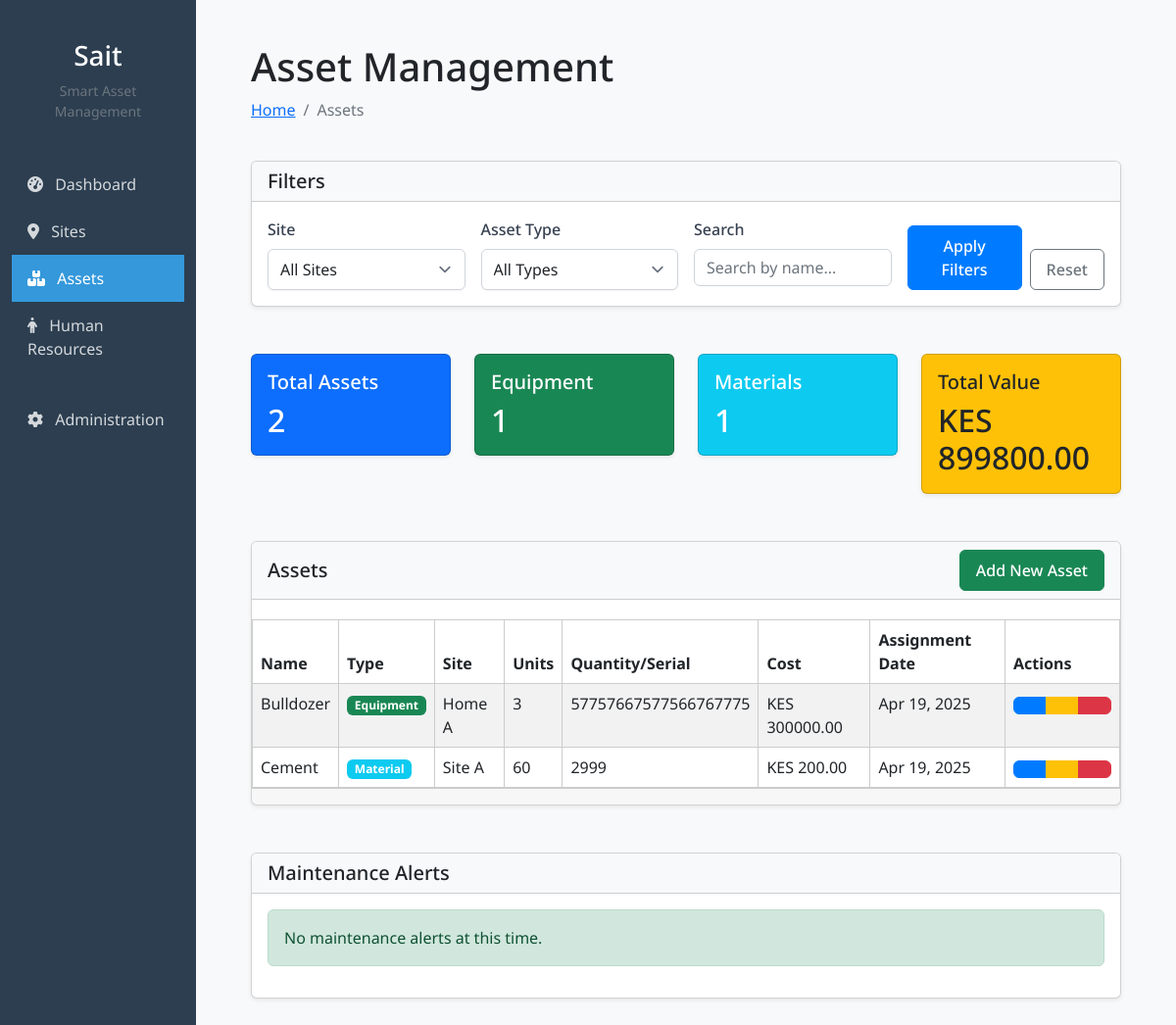
The app's page /assets/ (signed in), older data.
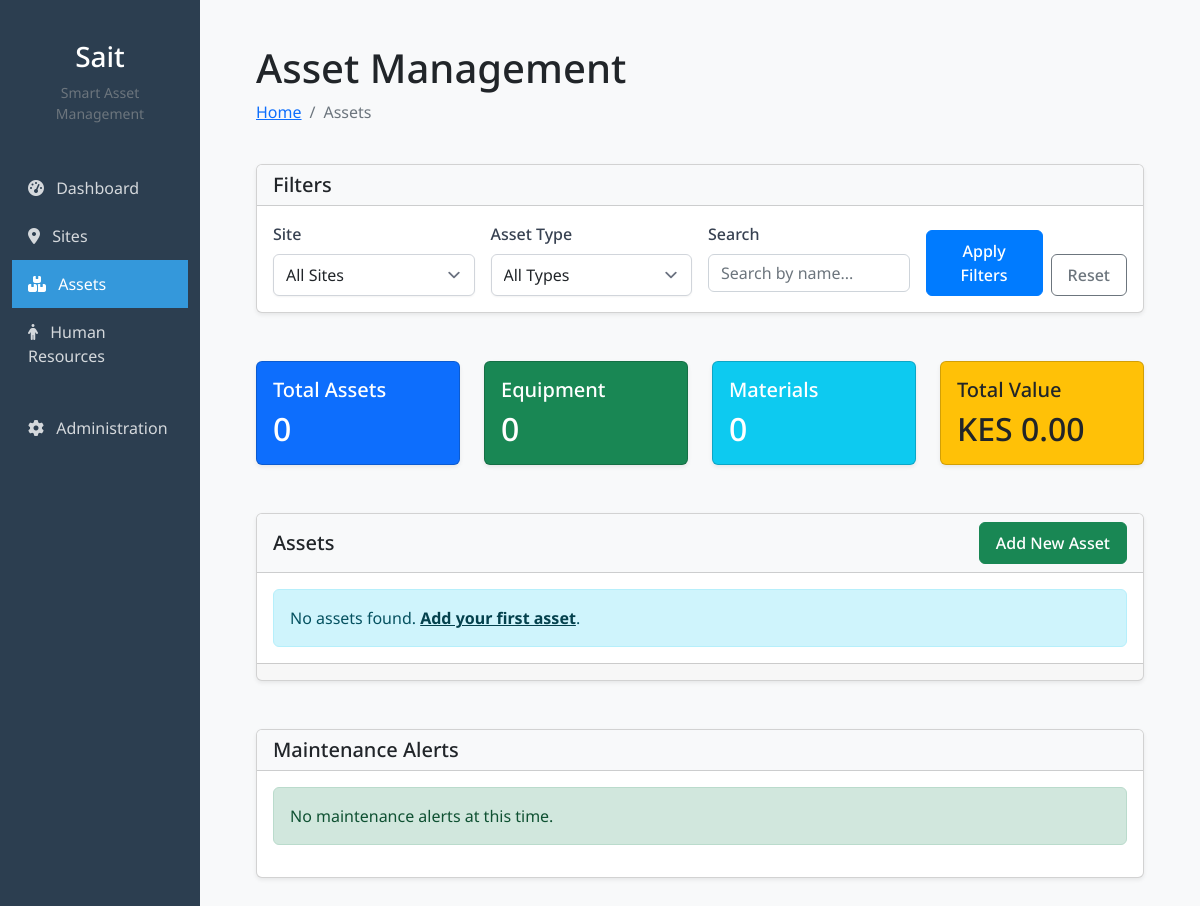
The same page, newer data.
### foreman/models.py (models this page shows, shortened)
class Asset(models.Model):
    asset_types = [
        ('equipment', 'Equipment'),
        ('material', 'Material'),
    ]
    site = models.ForeignKey(Site, on_delete=models.CASCADE, related_name='assets')
    name = models.CharField(max_length=100)
    type = models.CharField(max_length=100, choices=asset_types, default='equipment')
    units = models.CharField(max_length=100)
    serial_number = models.CharField(max_length=50, blank=True, null=True)  # equipment
    quantity_in_stock = models.IntegerField(default=0)  # material
    cost_per_unit = models.DecimalField(max_digits=10, decimal_places=2)
    maintenance_date = models.DateField(blank=True, null=True)
    assignment_date = models.DateField()
    discription = models.TextField(blank=True)
    owner = models.ForeignKey(User, on_delete=models.CASCADE, related_name='assets',null=True, blank=True)

class Site(models.Model):
    name = models.CharField(max_length=100)
    location = models.CharField(max_length=100)
    start_date = models.DateField()
    end_date = models.DateField()
    owner = models.ForeignKey(User, on_delete=models.CASCADE, related_name='sites',null=True, blank=True)

### foreman/views.py (the view)
# urls.py: path('assets/', views.asset_list, name='asset_management'),
def asset_list(request):
    sites = Site.objects.filter(owner=request.user)
    asset_types = Asset.asset_types
    assets_queryset = Asset.objects.select_related('site').all()
    site_id = request.GET.get('site', '')
    asset_type = request.GET.get('type', '')
    search = request.GET.get('search', '')
    if site_id:
        assets_queryset = assets_queryset.filter(site_id=site_id)
    if asset_type:
        assets_queryset = assets_queryset.filter(type=asset_type)
    if search:
        assets_queryset = assets_queryset.filter(
            Q(name__icontains=search) |
            Q(serial_number__icontains=search) |
            Q(discription__icontains=search)
        )
    total_assets = assets_queryset.count()
    equipment_count = assets_queryset.filter(type='equipment').count()
    material_count = assets_queryset.filter(type='material').count()
    equipment_value = assets_queryset.filter(type='equipment').aggregate(
        value=Sum('cost_per_unit'))['value'] or 0
    material_value = assets_queryset.filter(type='material').aggregate(
        value=Sum(F('cost_per_unit') * F('quantity_in_stock')))['value'] or 0
    total_value = equipment_value + material_value
    today = timezone.now().date()
    next_month = today + timezone.timedelta(days=30)
    maintenance_due_assets = assets_queryset.filter(
        maintenance_date__isnull=False,
        maintenance_date__lte=next_month
    ).order_by('maintenance_date')
    paginator = Paginator(assets_queryset, 10)  # Show 10 assets per page
    page_number = request.GET.get('page')
    assets = paginator.get_page(page_number)
    context = {
        'assets': assets,
        'sites': sites,
        'asset_types': asset_types,
        'total_assets': total_assets,
        'equipment_count': equipment_count,
        'material_count': material_count,
        'total_value': total_value,
        'maintenance_due_assets': maintenance_due_assets,
        'today': today,
    }
    return render(request, 'asset_management.html', context)

### foreman/templates/asset_management.html (shortened to what this page needs)
{% extends '_base.html' %}
{% load static %}
{% block content %}
<div class="container my-4">
    <div class="row mb-4">
        <div class="col-12">
            <h1>Asset Management</h1>
            <nav aria-label="breadcrumb">
                <ol class="breadcrumb">
                    <li class="breadcrumb-item"><a href="{% url 'home' %}">Home</a></li>
                    <li class="breadcrumb-item active" aria-current="page">Assets</li>
                </ol>
            </nav>
        </div>
    </div>
    <div class="row mb-4">
        <div class="col-12">
            <div class="card">
                <div class="card-header bg-light">
                    <h5 class="mb-0">Filters</h5>
                </div>
                <div class="card-body">
                    <form method="get" class="row g-3">
                        <div class="col-md-3">
                            <label for="site" class="form-label">Site</label>
                            <select name="site" id="site" class="form-select">
                                <option value="">All Sites</option>
                            </select>
                        </div>
                        <div class="col-md-3">
                            <label for="type" class="form-label">Asset Type</label>
                            <select name="type" id="type" class="form-select">
                                <option value="">All Types</option>
                            </select>
                        </div>
                        <div class="col-md-3">
                            <label for="search" class="form-label">Search</label>
                            <input type="text" class="form-control" id="search" name="search" value="{{ request.GET.search|default:'' }}" placeholder="Search by name...">
                        </div>
                        <div class="col-md-3 d-flex align-items-end">
                            <button type="submit" class="btn btn-primary me-2">Apply Filters</button>
                            <a href="{% url 'asset_management' %}" class="btn btn-outline-secondary">Reset</a>
                        </div>
                    </form>
                </div>
            </div>
        </div>
    </div>
    <div class="row mb-4">
        <div class="col-md-3">
            <div class="card bg-primary text-white">
                <div class="card-body">
                    <h5 class="card-title">Total Assets</h5>
                    <h2 class="mb-0">{{ total_assets }}</h2>
                </div>
            </div>
        </div>
        <div class="col-md-3">
            <div class="card bg-success text-white">
                <div class="card-body">
                    <h5 class="card-title">Equipment</h5>
                    <h2 class="mb-0">{{ equipment_count }}</h2>
                </div>
            </div>
        </div>
        <div class="col-md-3">
            <div class="card bg-info text-white">
                <div class="card-body">
                    <h5 class="card-title">Materials</h5>
                    <h2 class="mb-0">{{ material_count }}</h2>
                </div>
            </div>
        </div>
        <div class="col-md-3">
            <div class="card bg-warning text-dark">
                <div class="card-body">
                    <h5 class="card-title">Total Value</h5>
                    <h2 class="mb-0">KES {{ total_value|floatformat:2 }}</h2>
                </div>
            </div>
        </div>
    </div>
    <div class="row">
        <div class="col-12">
            <div class="card">
                <div class="card-header bg-light d-flex justify-content-between align-items-center">
                    <h5 class="mb-0">Assets</h5>
                    <a href="{% url 'asset_create' %}" class="btn btn-success">
                         Add New Asset
                    </a>
                </div>
                <div class="card-body p-0">
                    {% if assets %}
                        <div class="table-responsive">
                            <table class="table table-hover table-striped mb-0">
                                <thead>
                                    <tr>
                                        <th>Name</th>
                                        <th>Type</th>
                                        <th>Site</th>
                                        <th>Units</th>
                                        <th>Quantity/Serial</th>
                                        <th>Cost</th>
                                        <th>Assignment Date</th>
                                        <th>Actions</th>
                                    </tr>
                                </thead>
                                <tbody>
                                    {% for asset in assets %}
                                    <tr>
                                        <td>{{ asset.name }}</td>
                                        <td>
                                            {% if asset.type == 'equipment' %}
                                                <span class="badge bg-success">Equipment</span>
                                            {% else %}
                                                <span class="badge bg-info">Material</span>
                                            {% endif %}
                                        </td>
                                        <td>{{ asset.site.name }}</td>
                                        <td>{{ asset.units }}</td>
                                        <td>
                                            {% if asset.type == 'equipment' %}
                                                {{ asset.serial_number|default:"N/A" }}
                                            {% else %}
                                                {{ asset.quantity_in_stock }}
                                            {% endif %}
                                        </td>
                                        <td>KES {{ asset.cost_per_unit|floatformat:2 }}</td>
                                        <td>{{ asset.assignment_date|date:"M d, Y" }}</td>
                                        <td>
                                            <div class="btn-group" role="group">
                                                <a href="{% url 'asset_detail' asset.id %}" class="btn btn-sm btn-primary">
                                                </a>
                                                <a href="{% url 'asset_update' asset.id %}" class="btn btn-sm btn-warning">
                                                </a>
                                                <button type="button" class="btn btn-sm btn-danger" data-bs-toggle="modal" data-bs-target="#deleteModal{{ asset.id }}">
                                                </button>
                                            </div>
                                        </td>
                                    </tr>
                                    {% endfor %}
                                </tbody>
                            </table>
                        </div>
                    {% else %}
                        <div class="alert alert-info m-3">
                            No assets found. <a href="{% url 'asset_create' %}" class="alert-link">Add your first asset</a>.
                        </div>
                    {% endif %}
                </div>
                <div class="card-footer">
                </div>
            </div>
        </div>
    </div>
    <div class="row mt-4">
        <div class="col-12">
            <div class="card">
                <div class="card-header bg-light">
                    <h5 class="mb-0">Maintenance Alerts</h5>
                </div>
                <div class="card-body">
                    {% if maintenance_due_assets %}
                        <div class="table-responsive">
                            <table class="table table-sm">
                                <thead>
                                    <tr>
                                        <th>Asset</th>
                                        <th>Site</th>
                                        <th>Maintenance Date</th>
                                        <th>Action</th>
                                    </tr>
                                </thead>
                                <tbody>
                                    {% for asset in maintenance_due_assets %}
                                    <tr {% if asset.maintenance_date|date:"Y-m-d" < today|date:"Y-m-d" %}class="table-danger"{% else %}class="table-warning"{% endif %}>
                                        <td>{{ asset.name }}</td>
                                        <td>{{ asset.site.name }}</td>
                                        <td>{{ asset.maintenance_date|date:"M d, Y" }}</td>
                                        <td>
                                            <a href="{% url 'asset_maintenance' asset.id %}" class="btn btn-sm btn-primary">Schedule Maintenance</a>
                                        </td>
                                    </tr>
                                    {% endfor %}
                                </tbody>
                            </table>
                        </div>
                    {% else %}
                        <div class="alert alert-success">
                            No maintenance alerts at this time.
                        </div>
                    {% endif %}
                </div>
            </div>
        </div>
    </div>
</div>
{% endblock %}

### foreman/templates/_base.html (shortened to what this page needs)
<!DOCTYPE html>
<html lang="en">
<head>
    {% load static %}
    <link href="https://cdn.jsdelivr.net/npm/bootstrap@5.2.3/dist/css/bootstrap.min.css" rel="stylesheet">
    <link rel="stylesheet" href="https://cdnjs.cloudflare.com/ajax/libs/font-awesome/6.4.0/css/all.min.css">
    <link href="{% static "style.css" %}" rel="stylesheet">
</head>
<body>
    <div class="container-fluid">
        <div class="row">
            <nav class="col-md-3 col-lg-2 d-md-block sidebar collapse">
                <div class="position-sticky pt-3">
                    <div class="px-3 py-4">
                        <h3 class="text-center">Sait</h3>
                        <p class="text-center text-muted small">Smart Asset Management</p>
                    </div>
                    <ul class="nav flex-column">
                        <li class="nav-item">
                            <a class="nav-link  {% if '/dashboard/' in request.path %}active{% endif %} " href="{% url 'dashboard' %}">
                                <i class="fas fa-tachometer-alt"></i> Dashboard
                            </a>
                        </li>
                        <li class="nav-item">
                            <a class="nav-link {% if '/sites/' in request.path %}active{% endif %}" href="{% url "site_list" %}">
                                <i class="fas fa-map-marker-alt"></i> Sites
                            </a>
                        </li>
                        <li class="nav-item">
                            <a class="nav-link {% if '/assets/' in request.path %}active{% endif %}" href="{% url "asset_management" %}">
                                <i class="fas fa-boxes"></i> Assets
                            </a>
                        </li>
                        <li class="nav-item">
                            <a class="nav-link {% if '/human-resources/' in request.path %}active{% endif %}" href="{% url "human_resource_list" %}">
                                <i class="fas fa-person"></i> Human Resources
                            </a>
                        </li>
                        <li class="nav-item mt-4">
                            <a class="nav-link" href="{% url 'admin:index' %}">
                                <i class="fas fa-cog"></i> Administration
                            </a>
                        </li>
                    </ul>
                </div>
            </nav>
            <main class="col-md-9 ms-sm-auto col-lg-10 px-md-4">
                <div class="content">
                    {% block content %}{% endblock %}
                </div>
            </main>
        </div>
    </div>
</body>
</html>

Row changes from the older to the newer data that the page shows:
removed Asset: name "Bulldozer", type "Equipment", site.name "Home A", units "3", serial_number "57757667577566767775", cost_per_unit "300000.00", assignment_date "Apr 19, 2025"
removed Asset: name "Cement", type "Material", site.name "Site A", units "60", quantity_in_stock "2999", cost_per_unit "200.00", assignment_date "Apr 19, 2025"
Text that changed along with them:
{{ total_assets }}: "2" → "0"
{{ equipment_count }}: "1" → "0"
{{ material_count }}: "1" → "0"
{{ total_value|floatformat:2 }}: "899800.00" → "0.00"
text no longer shown: "Name Type Site Units Quantity/Serial Cost Assignment Date Actions"
text now shown: "No assets found. Add your first asset ."
